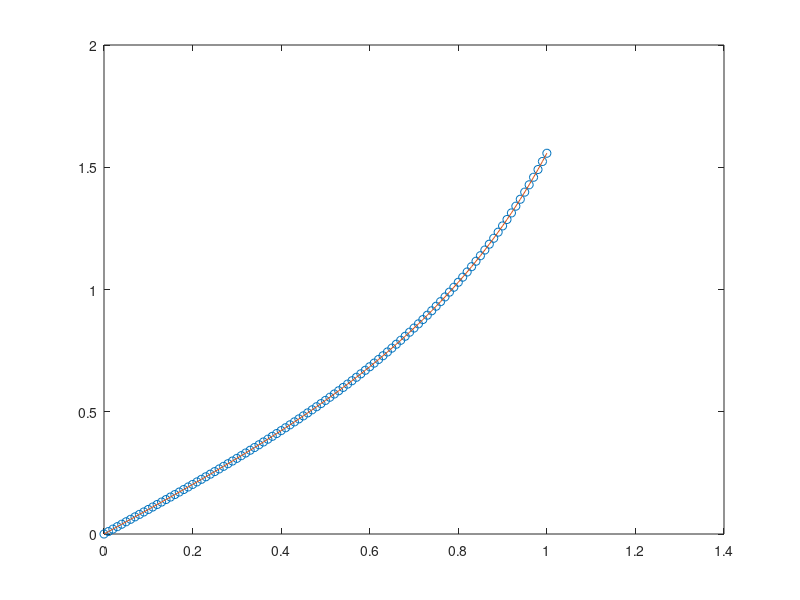

Write MATLAB code to recreate this figure.
f = @(y) y^2 + 1 ;

h = 1/100 ;
x0 = 0 ;
y0 = 0 ;

x(1) = x0 ;
y(1) = y0 ;


it = 1 ;
for i = 0 : h : 1-h
    y_mid = y(it) + h/2 * f(y(it)) ;
    m = f(y_mid) ;
    y(it+1) = y(it) + h*m ;
    x(it+1)= x(it)+h ;
    it = it+1 ;    
end

plot (x , y , 'o' , x , tan(x)) ;